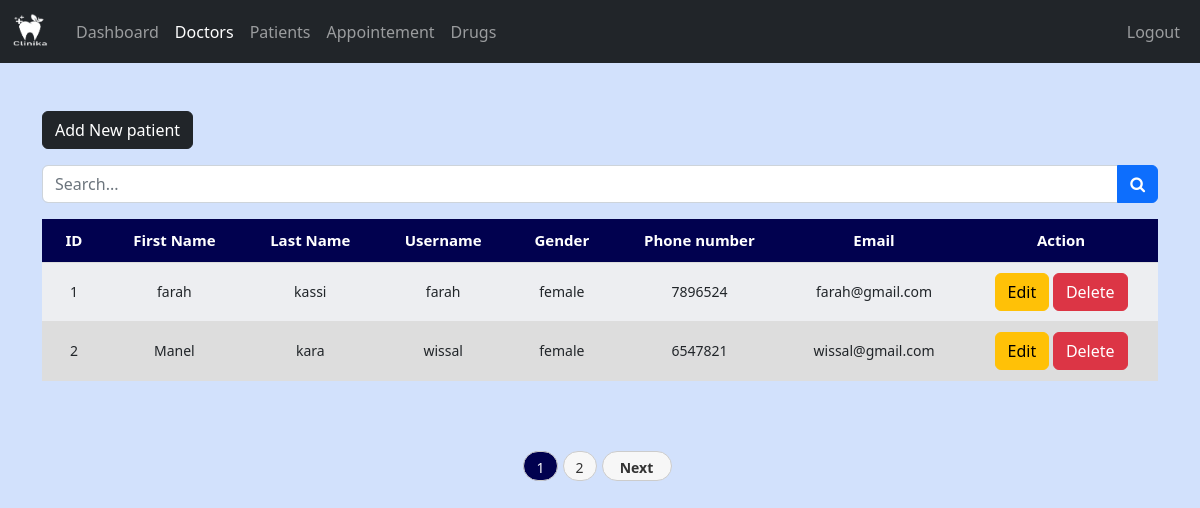
The app's page /admin/patient.php (signed in) with its own data.
### tables this page shows
CREATE TABLE `patients` (
  `patient_id` int(11) NOT NULL,
  `username` varchar(127) NOT NULL,
  `password` varchar(255) NOT NULL,
  `fname` varchar(127) NOT NULL,
  `lname` varchar(127) NOT NULL,
  `patient_phone` int(12) NOT NULL,
  `patient_email` varchar(127) NOT NULL,
  `gender` text NOT NULL
);

### admin/data/patient.php (called while the page is built, shortened)
<?php
function getAllPatients($conn){
   $sql = "SELECT * FROM patients";
   $stmt = $conn->prepare($sql);
   $stmt->execute();
   if ($stmt->rowCount() >= 1) {
     $patients = $stmt->fetchAll();
     return $patients;
   }else {
   	return 0;
   }
}

### admin/patient.php (the view, shortened to what this page needs)
<?php
if (isset($_SESSION['admin_id']) &&
    isset($_SESSION['role'])) {
    if ($_SESSION['role'] == 'Admin') {
       include "../DB_connection.php";
       include "data/patient.php";
       $patients =getAllPatients($conn);
 ?>
<!DOCTYPE html>
<html lang="en">
<head>
      <link rel="stylesheet" href="https://cdn.jsdelivr.net/npm/bootstrap@5.2.0/dist/css/bootstrap.min.css">
      <link rel="stylesheet" href="../assets/css/style3.css">
      <link rel="stylesheet" href="https://cdnjs.cloudflare.com/ajax/libs/font-awesome/4.7.0/css/font-awesome.min.css">
      <link rel="stylesheet" type="text/css" href="../assets/css/pagination.css">
    </head>
<body>
    <?php
        include "inc/navbar.php";
        if ($patients != 0) {
     ?>
     <div class="container mt-5">
        <a href="patient_add.php"
           class="btn btn-dark">Add New patient</a>
          <form class="mt-3 n-table" method="get">
            <div class="input-group mb-3">
              <input type="text" class="form-control" name="searchKey" id="searchKey" placeholder="Search...">
              <button type="submit" name="search" class="btn btn-primary">
                <i class="fa fa-search" aria-hidden="true"></i>
              </button>
            </div>
          </form>
            <?php
require_once '../Pagination.php';
$patients = getAllPatients($conn);
$total_records = count($patients);
$records_per_page = 2;
$pagination = new Pagination($total_records, $records_per_page);
$current_page = $pagination->getCurrentPage();
$patients_subset = array_slice($patients, ($current_page - 1) * $records_per_page, $records_per_page);
?>
<div class="table-responsive">
    <table>
        <thead>
            <tr>
                <th scope="col">ID</th>
                <th scope="col">First Name</th>
                <th scope="col">Last Name</th>
                <th scope="col">Username</th>
                <th scope="col">Gender</th>
                <th scope="col">Phone number</th>
                <th scope="col">Email</th>
                <th scope="col">Action</th>
            </tr>
        </thead>
        <tbody>
            <?php foreach ($patients_subset as $patient) { ?>
                <tr>
                    <td><?= $patient['patient_id'] ?></td>
                    <td><?= $patient['fname'] ?></td>
                    <td><?= $patient['lname'] ?></td>
                    <td><?= $patient['username'] ?></td>
                    <td><?= $patient['gender'] ?></td>
                    <td><?= $patient['patient_phone'] ?></td>
                    <td><?= $patient['patient_email'] ?></td>
                    <td>
                        <a href="patient_edit.php?patient_id=<?= $patient['patient_id'] ?>" class="btn btn-warning">Edit</a>
                        <a href="patient_delete.php?patient_id=<?= $patient['patient_id'] ?>" class="btn btn-danger">Delete</a>
                    </td>
                </tr>
            <?php } ?>
        </tbody>
    </table>
</div>
<?php
$page_url = $_SERVER['PHP_SELF'];
echo '<div class="pagination-links">';
echo $pagination->getPaginationLinks($page_url);
echo $pagination->getNextLink($page_url);
echo '</div>';
?>
        <?php } else { ?>
          <div class="alert alert-info .w-450 m-5" role="alert">
            Empty!
          </div>
        <?php } ?>
        </div>
</body>
</html>
<?php
  }else {
    header("Location: ../login.php");
    exit;
  }
}else {
	header("Location: ../login.php");
	exit;
}
?>

### assets/css/style3.css (style rules this page uses)
body { background-color: rgb(210, 225, 252); }
table { width: 100%; margin-bottom: 50px; }
thead th { position: sticky; top: 0; background-color: rgb(1, 1, 79); color: white; font-size: 15px; }
th, td { border-bottom: 1px solid #dddddd; padding: 10px 20px; font-size: 14px; word-break: break-all; text-align: center; }
tr:nth-child(even) { background-color: #dddddd; }
tr:nth-child(odd) { background-color: #edeef1; }

### assets/css/pagination.css (style rules this page uses)
.pagination-links { display: flex; justify-content: center; }

### admin/patient.php (style rules this page uses)
body { margin-bottom: 30px; }

### records on screen
patients: patient_id "1", fname "farah", lname "kassi", username "farah", gender "female", patient_phone "7896524", patient_email "farah@gmail.com"
patients: patient_id "2", fname "Manel", lname "kara", username "wissal", gender "female", patient_phone "6547821", patient_email "wissal@gmail.com"
